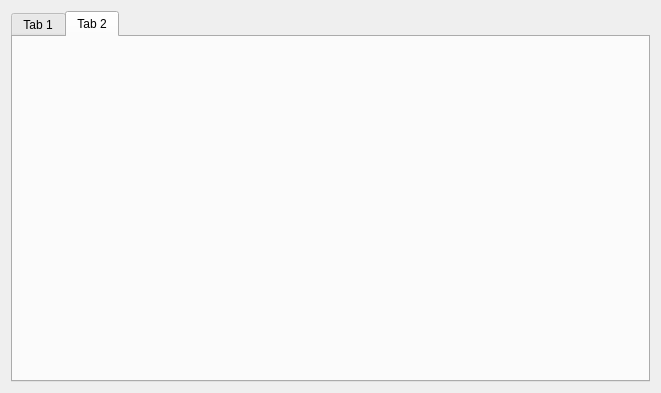
<ui version="4.0" >
 <class>maintoolboxClass</class>
 <widget class="QWidget" name="maintoolboxClass" >
  <property name="geometry" >
   <rect>
    <x>0</x>
    <y>0</y>
    <width>661</width>
    <height>393</height>
   </rect>
  </property>
  <property name="windowTitle" >
   <string>maintoolbox</string>
  </property>
  <layout class="QHBoxLayout" name="horizontalLayout" >
   <item>
    <widget class="QTabWidget" name="tabWidget" >
     <property name="currentIndex" >
      <number>1</number>
     </property>
     <widget class="QWidget" name="tab" >
      <attribute name="title" >
       <string>Tab 1</string>
      </attribute>
     </widget>
     <widget class="QWidget" name="tab_2" >
      <attribute name="title" >
       <string>Tab 2</string>
      </attribute>
     </widget>
    </widget>
   </item>
  </layout>
 </widget>
 <layoutdefault spacing="6" margin="11" />
 <resources/>
 <connections/>
</ui>
